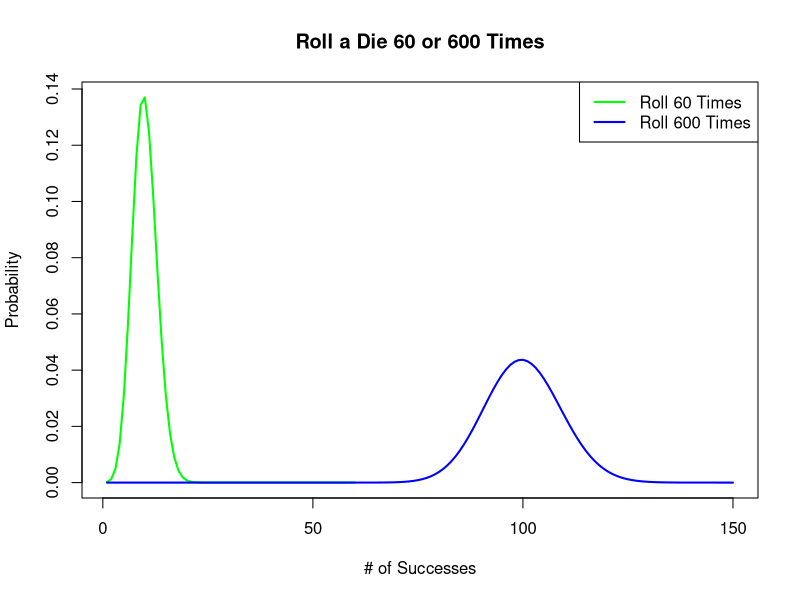
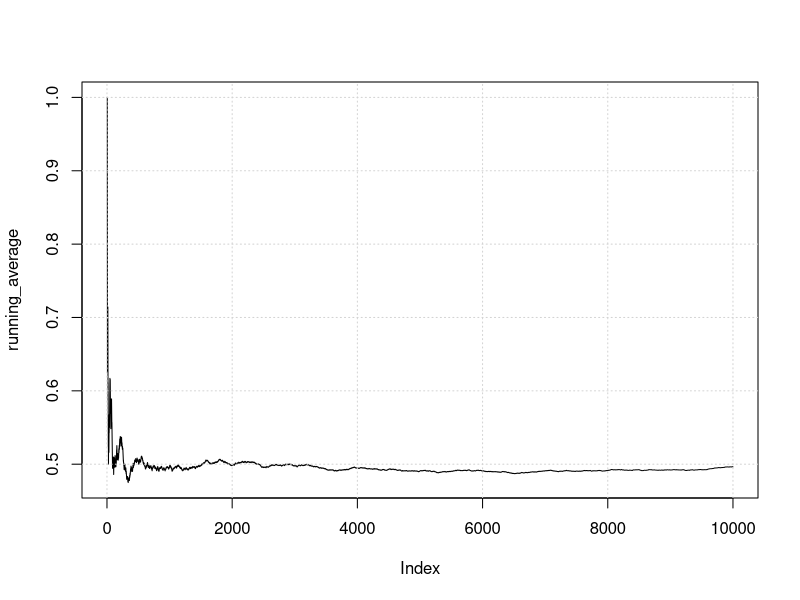
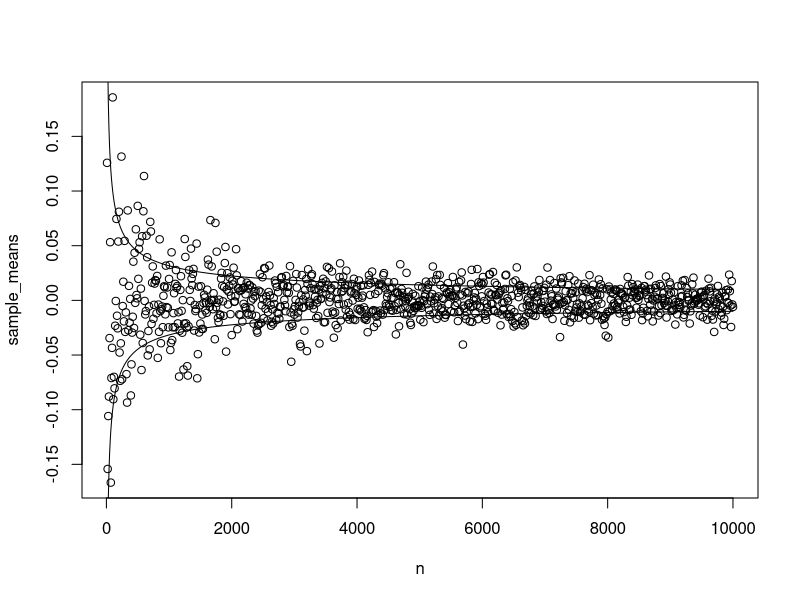
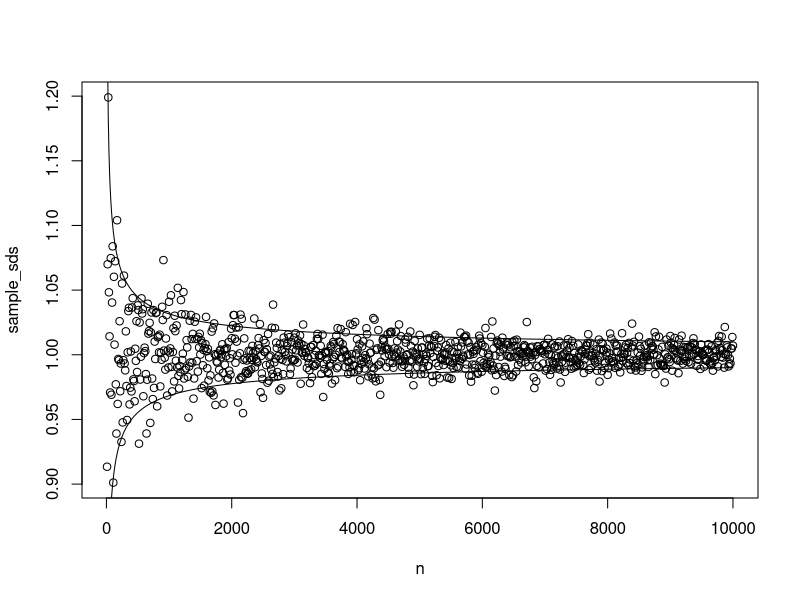

Reproduce these figures in R, in order.
##--------------------------------------------
##
## Law of large numbers examples
##
## Class: PCE 350 Data Science Methods Class
##
##
##--------------------------------------------

##-----Use rolls of dice-------
## set a probability
p_six = 1/6
xs = c(10, 100, 1000, 10000, 100000)
sizes = c(60, 600, 6000, 60000, 600000)
# roll the dice and find p(x)
Map(function(x,s) dbinom(x = x, size = s, prob=p_six), xs, sizes)


# Probability of within 5%?
# 1) p(7<x<13|60 trails)
pbinom(12, size=60, prob=p_six) - pbinom(7, size=60, prob=p_six)
# alternatively
sum(sapply(8:12, function(x) dbinom(x, size=60, prob=p_six)))


# 2) p(70<x<130|600 trails)
pbinom(129, size=600, prob=p_six) - pbinom(70, size=600, prob=p_six)
# alternatively
sum(sapply(71:129, function(x) dbinom(x, size=600, prob=p_six)))


# View Distributions:
x_60 = 1:60
y_60 = dbinom(x_60, size=60, prob=p_six)

x_600 = 1:150
y_600 = dbinom(x_600, size=600, prob=p_six)

plot(x_60, y_60, type='l', main='Roll a Die 60 or 600 Times', xlab="# of Successes",
     ylab="Probability", lwd=2, col="green", xlim=c(1,150))
lines(x_600, y_600, lwd=2, col="blue")
legend("topright", c("Roll 60 Times", "Roll 600 Times"), col=c("green", "blue"),
      lty=c(1,1), lwd=c(2,2))


##----Coin Flips-----
# Calculate a running average of N-trials of flipping a fair coin
n = 10000
outcomes = round(runif(n))
running_average = sapply(1:n, function(x) mean(outcomes[1:x]))
plot(running_average, type='l')
grid()

outcomes_sd = sd(outcomes)
outcomes_sd
outcomes_sd_theo = sqrt( 0.5 * (1 - 0.5) )
outcomes_sd_theo


##----St. Dev. vs. St. Error-----
n = seq(10,10000,len=1000)

sample_means = sapply(n, function(x) mean(rnorm(x)))
sample_sds = sapply(n, function(x) sd(rnorm(x)))

plot(n, sample_means) # Plot means
lines(n, 1/sqrt(n))   # Plot means +- st. error
lines(n, -1/sqrt(n))

plot(n, sample_sds)   # Plot sd's
lines(n, 1/sqrt(n)+1) # plot sd's +- st. error
lines(n, -1/sqrt(n)+1)

